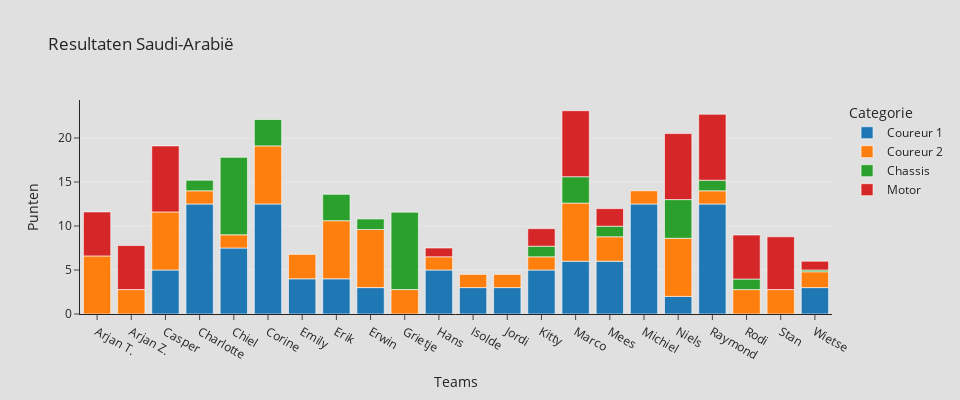

Source (notebook cell):
### Code cell
df_race = df.loc[df['race']=='Saudi-Arabië']
df_race = df_race.sort_values(by="team")
fig = px.histogram(df_race, x="team", y="score", color="cat",
            title="Resultaten Saudi-Arabië",
            width=fig_width, height=400,
            labels={ "score" : "Score", "cat" : "Categorie", "team" : "Teams" },
            template="simple_white")

fig.update_layout(yaxis_title="Punten")

set_bg_color(fig)

series_name = ["Coureur 1", "Coureur 2", "Chassis", "Motor"]
for idx, name in enumerate(series_name):
    fig.data[idx].name = name
    fig.data[idx].hovertemplate=name + "<br>Punten = %{y}<extra></extra>"
#    fig.data[idx].hovertemplate = name

if fig_write:
    fig.write_html("resultaten_saudi_arabie.html", full_html=False, include_plotlyjs='cdn')
fig.show()

### Figure 1 — Plotly figure (JSON) as saved in the notebook; plotly's stock layout.template omitted (floating-point values rounded to 4 significant figures)
{"data": [{"alignmentgroup": "True", "bingroup": "x", "histfunc": "sum", "hovertemplate": "Coureur 1<br>Punten = %{y}<extra></extra>", "legendgroup": "coureur1", "marker": {"color": "#1F77B4", "pattern": {"shape": ""}}, "name": "Coureur 1", "offsetgroup": "coureur1", "orientation": "v", "showlegend": true, "type": "histogram", "x": ["Arjan T.", "Arjan Z.", "Casper", "Charlotte", "Chiel", "Corine", "Emily", "Erik", "Erwin", "Grietje", "Hans", "Isolde", "Jordi", "Kitty", "Marco", "Mees", "Michiel", "Niels", "Raymond", "Rodi", "Stan", "Wietse"], "xaxis": "x", "y": [0, 0, 5, 12.5, 7.5, 12.5, 4, 4, 3, 0, 5, 3, 3, 5, 6, 6, 12.5, 2, 12.5, 0, 0, 3], "yaxis": "y"}, {"alignmentgroup": "True", "bingroup": "x", "histfunc": "sum", "hovertemplate": "Coureur 2<br>Punten = %{y}<extra></extra>", "legendgroup": "motor", "marker": {"color": "#FF7F0E", "pattern": {"shape": ""}}, "name": "Coureur 2", "offsetgroup": "motor", "orientation": "v", "showlegend": true, "type": "histogram", "x": ["Arjan T.", "Arjan Z.", "Casper", "Charlotte", "Chiel", "Corine", "Emily", "Erik", "Erwin", "Grietje", "Hans", "Isolde", "Jordi", "Kitty", "Marco", "Mees", "Michiel", "Niels", "Raymond", "Rodi", "Stan", "Wietse"], "xaxis": "x", "y": [6.6, 2.775, 6.6, 1.5, 1.5, 6.6, 2.775, 6.6, 6.6, 2.775, 1.5, 1.5, 1.5, 1.5, 6.6, 2.775, 1.5, 6.6, 1.5, 2.775, 2.775, 1.8], "yaxis": "y"}, {"alignmentgroup": "True", "bingroup": "x", "histfunc": "sum", "hovertemplate": "Chassis<br>Punten = %{y}<extra></extra>", "legendgroup": "chassis", "marker": {"color": "#2CA02C", "pattern": {"shape": ""}}, "name": "Chassis", "offsetgroup": "chassis", "orientation": "v", "showlegend": true, "type": "histogram", "x": ["Arjan T.", "Arjan Z.", "Casper", "Charlotte", "Chiel", "Corine", "Emily", "Erik", "Erwin", "Grietje", "Hans", "Isolde", "Jordi", "Kitty", "Marco", "Mees", "Michiel", "Niels", "Raymond", "Rodi", "Stan", "Wietse"], "xaxis": "x", "y": [0, 0, 0, 1.2, 8.8, 3, 0, 3, 1.2, 8.8, 0, 0, 0, 1.2, 3, 1.2, 0, 4.4, 1.2, 1.2, 0, 0.2], "yaxis": "y"}, {"alignmentgroup": "True", "bingroup": "x", "histfunc": "sum", "hovertemplate": "Motor<br>Punten = %{y}<extra></extra>", "legendgroup": "coureur2", "marker": {"color": "#D62728", "pattern": {"shape": ""}}, "name": "Motor", "offsetgroup": "coureur2", "orientation": "v", "showlegend": true, "type": "histogram", "x": ["Arjan T.", "Arjan Z.", "Casper", "Charlotte", "Chiel", "Corine", "Emily", "Erik", "Erwin", "Grietje", "Hans", "Isolde", "Jordi", "Kitty", "Marco", "Mees", "Michiel", "Niels", "Raymond", "Rodi", "Stan", "Wietse"], "xaxis": "x", "y": [5, 5, 7.5, 0, 0, 0, 0, 0, 0, 0, 1, 0, 0, 2, 7.5, 2, 0, 7.5, 7.5, 5, 6, 1], "yaxis": "y"}], "layout": {"barmode": "relative", "height": 400, "legend": {"title": {"text": "Categorie"}, "tracegroupgap": 0}, "paper_bgcolor": "rgba(224, 224, 224, 1)", "plot_bgcolor": "rgba(224, 224, 224, 1)", "title": {"text": "Resultaten Saudi-Arabië"}, "width": 960, "xaxis": {"anchor": "y", "domain": [0, 1], "title": {"text": "Teams"}}, "yaxis": {"anchor": "x", "domain": [0, 1], "showgrid": true, "title": {"text": "Punten"}}}}
